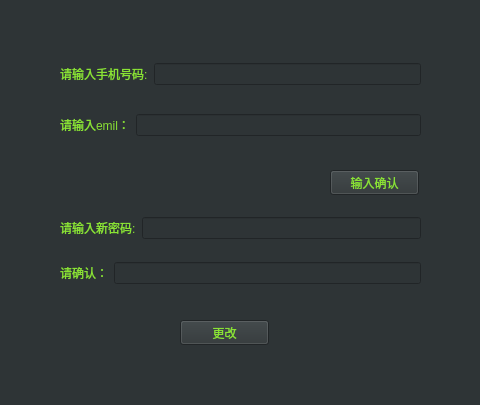
<?xml version="1.0" encoding="UTF-8"?>
<ui version="4.0">
 <class>FindPassword</class>
 <widget class="QWidget" name="FindPassword">
  <property name="geometry">
   <rect>
    <x>0</x>
    <y>0</y>
    <width>480</width>
    <height>405</height>
   </rect>
  </property>
  <property name="windowTitle">
   <string>Form</string>
  </property>
  <property name="styleSheet">
   <string notr="true">background-color: rgb(46, 52, 54);</string>
  </property>
  <widget class="QPushButton" name="pushButton_modify">
   <property name="geometry">
    <rect>
     <x>180</x>
     <y>320</y>
     <width>89</width>
     <height>25</height>
    </rect>
   </property>
   <property name="styleSheet">
    <string notr="true">color: rgb(138, 226, 52);</string>
   </property>
   <property name="text">
    <string>更改</string>
   </property>
  </widget>
  <widget class="QPushButton" name="pushButton_sure">
   <property name="geometry">
    <rect>
     <x>330</x>
     <y>170</y>
     <width>89</width>
     <height>25</height>
    </rect>
   </property>
   <property name="styleSheet">
    <string notr="true">color: rgb(138, 226, 52);</string>
   </property>
   <property name="text">
    <string>输入确认</string>
   </property>
  </widget>
  <widget class="QLabel" name="label_return">
   <property name="geometry">
    <rect>
     <x>60</x>
     <y>170</y>
     <width>251</width>
     <height>21</height>
    </rect>
   </property>
   <property name="styleSheet">
    <string notr="true">color: rgb(239, 41, 41);</string>
   </property>
   <property name="text">
    <string/>
   </property>
  </widget>
  <widget class="QWidget" name="">
   <property name="geometry">
    <rect>
     <x>60</x>
     <y>40</y>
     <width>361</width>
     <height>121</height>
    </rect>
   </property>
   <layout class="QVBoxLayout" name="verticalLayout">
    <item>
     <layout class="QHBoxLayout" name="horizontalLayout">
      <item>
       <widget class="QLabel" name="label">
        <property name="styleSheet">
         <string notr="true">color: rgb(138, 226, 52);</string>
        </property>
        <property name="text">
         <string>请输入手机号码:</string>
        </property>
       </widget>
      </item>
      <item>
       <widget class="QLineEdit" name="lineEdit_tel">
        <property name="styleSheet">
         <string notr="true">color: rgb(138, 226, 52);</string>
        </property>
       </widget>
      </item>
     </layout>
    </item>
    <item>
     <layout class="QHBoxLayout" name="horizontalLayout_2">
      <item>
       <widget class="QLabel" name="label_2">
        <property name="styleSheet">
         <string notr="true">color: rgb(138, 226, 52);</string>
        </property>
        <property name="text">
         <string>请输入emil：</string>
        </property>
       </widget>
      </item>
      <item>
       <widget class="QLineEdit" name="lineEdit_emil">
        <property name="styleSheet">
         <string notr="true">color: rgb(138, 226, 52);</string>
        </property>
       </widget>
      </item>
     </layout>
    </item>
   </layout>
  </widget>
  <widget class="QWidget" name="">
   <property name="geometry">
    <rect>
     <x>60</x>
     <y>200</y>
     <width>361</width>
     <height>101</height>
    </rect>
   </property>
   <layout class="QVBoxLayout" name="verticalLayout_2">
    <item>
     <layout class="QHBoxLayout" name="horizontalLayout_3">
      <item>
       <widget class="QLabel" name="label_3">
        <property name="styleSheet">
         <string notr="true">color: rgb(138, 226, 52);</string>
        </property>
        <property name="text">
         <string>请输入新密码:</string>
        </property>
       </widget>
      </item>
      <item>
       <widget class="QLineEdit" name="lineEdit_password">
        <property name="styleSheet">
         <string notr="true">color: rgb(138, 226, 52);</string>
        </property>
       </widget>
      </item>
     </layout>
    </item>
    <item>
     <layout class="QHBoxLayout" name="horizontalLayout_4">
      <item>
       <widget class="QLabel" name="label_4">
        <property name="styleSheet">
         <string notr="true">color: rgb(138, 226, 52);</string>
        </property>
        <property name="text">
         <string>请确认：</string>
        </property>
       </widget>
      </item>
      <item>
       <widget class="QLineEdit" name="lineEdit_passwordsure">
        <property name="styleSheet">
         <string notr="true">color: rgb(138, 226, 52);</string>
        </property>
       </widget>
      </item>
     </layout>
    </item>
   </layout>
  </widget>
 </widget>
 <resources/>
 <connections/>
</ui>
